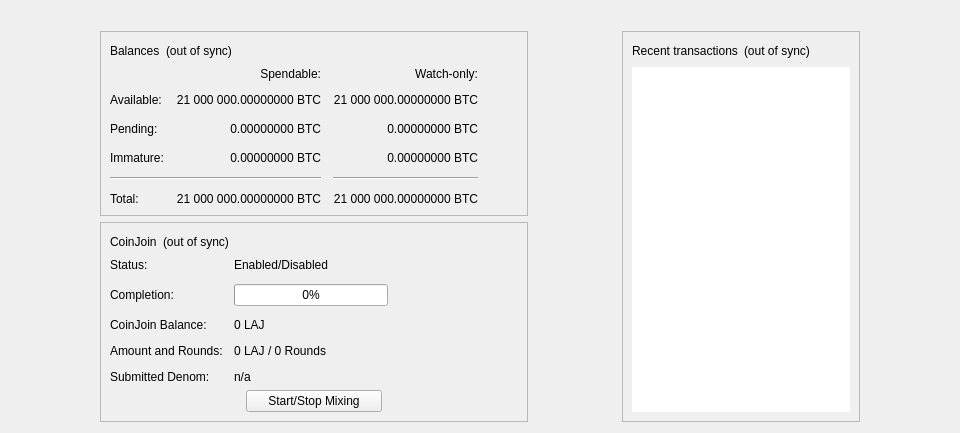
<?xml version="1.0" encoding="UTF-8"?>
<ui version="4.0">
 <class>OverviewPage</class>
 <widget class="QWidget" name="OverviewPage">
  <property name="geometry">
   <rect>
    <x>0</x>
    <y>0</y>
    <width>798</width>
    <height>318</height>
   </rect>
  </property>
  <property name="minimumSize">
   <size>
    <width>960</width>
    <height>0</height>
   </size>
  </property>
  <property name="windowTitle">
   <string>Form</string>
  </property>
  <layout class="QVBoxLayout" name="topLayout">
   <item>
    <widget class="QLabel" name="labelAlerts">
     <property name="visible">
      <bool>false</bool>
     </property>
     <property name="wordWrap">
      <bool>true</bool>
     </property>
     <property name="margin">
      <number>3</number>
     </property>
     <property name="textInteractionFlags">
      <set>Qt::TextSelectableByMouse</set>
     </property>
    </widget>
   </item>
   <item>
    <layout class="QHBoxLayout" name="horizontalLayout" stretch="1,0,1,0,1">
     <item>
      <spacer name="horizontalSpacerLeft">
       <property name="orientation">
        <enum>Qt::Horizontal</enum>
       </property>
       <property name="sizeType">
        <enum>QSizePolicy::Preferred</enum>
       </property>
       <property name="sizeHint" stdset="0">
        <size>
         <width>10</width>
         <height>20</height>
        </size>
       </property>
      </spacer>
     </item>
     <item>
      <layout class="QVBoxLayout" name="verticalLayout_2">
       <item>
        <widget class="QFrame" name="frame">
         <property name="frameShape">
          <enum>QFrame::StyledPanel</enum>
         </property>
         <property name="frameShadow">
          <enum>QFrame::Raised</enum>
         </property>
         <layout class="QVBoxLayout" name="verticalLayout_4">
          <item>
           <layout class="QHBoxLayout" name="horizontalLayout_4">
            <item>
             <widget class="QLabel" name="label_5">
              <property name="text">
               <string>Balances</string>
              </property>
             </widget>
            </item>
            <item>
             <widget class="QLabel" name="labelWalletStatus">
              <property name="toolTip">
               <string>The displayed information may be out of date. Your wallet automatically synchronizes with the Lajcoin network after a connection is established, but this process has not completed yet.</string>
              </property>
              <property name="text">
               <string notr="true">(out of sync)</string>
              </property>
              <property name="alignment">
               <set>Qt::AlignLeading|Qt::AlignLeft|Qt::AlignVCenter</set>
              </property>
             </widget>
            </item>
            <item>
             <spacer name="horizontalSpacer_3">
              <property name="orientation">
               <enum>Qt::Horizontal</enum>
              </property>
              <property name="sizeHint" stdset="0">
               <size>
                <width>40</width>
                <height>20</height>
               </size>
              </property>
             </spacer>
            </item>
           </layout>
          </item>
          <item>
           <layout class="QGridLayout" name="gridLayout">
            <property name="spacing">
             <number>12</number>
            </property>
            <item row="2" column="2">
             <widget class="QLabel" name="labelWatchPending">
              <property name="cursor">
               <cursorShape>IBeamCursor</cursorShape>
              </property>
              <property name="toolTip">
               <string>Unconfirmed transactions to watch-only addresses</string>
              </property>
              <property name="text">
               <string notr="true">0.00000000 BTC</string>
              </property>
              <property name="alignment">
               <set>Qt::AlignRight|Qt::AlignTrailing|Qt::AlignVCenter</set>
              </property>
              <property name="textInteractionFlags">
               <set>Qt::LinksAccessibleByMouse|Qt::TextSelectableByKeyboard|Qt::TextSelectableByMouse</set>
              </property>
             </widget>
            </item>
            <item row="2" column="1">
             <widget class="QLabel" name="labelUnconfirmed">
              <property name="cursor">
               <cursorShape>IBeamCursor</cursorShape>
              </property>
              <property name="toolTip">
               <string>Total of transactions that have yet to be confirmed, and do not yet count toward the spendable balance</string>
              </property>
              <property name="text">
               <string notr="true">0.00000000 BTC</string>
              </property>
              <property name="alignment">
               <set>Qt::AlignRight|Qt::AlignTrailing|Qt::AlignVCenter</set>
              </property>
              <property name="textInteractionFlags">
               <set>Qt::LinksAccessibleByMouse|Qt::TextSelectableByKeyboard|Qt::TextSelectableByMouse</set>
              </property>
             </widget>
            </item>
            <item row="3" column="2">
             <widget class="QLabel" name="labelWatchImmature">
              <property name="cursor">
               <cursorShape>IBeamCursor</cursorShape>
              </property>
              <property name="toolTip">
               <string>Mined balance in watch-only addresses that has not yet matured</string>
              </property>
              <property name="text">
               <string notr="true">0.00000000 BTC</string>
              </property>
              <property name="alignment">
               <set>Qt::AlignRight|Qt::AlignTrailing|Qt::AlignVCenter</set>
              </property>
              <property name="textInteractionFlags">
               <set>Qt::LinksAccessibleByMouse|Qt::TextSelectableByKeyboard|Qt::TextSelectableByMouse</set>
              </property>
             </widget>
            </item>
            <item row="4" column="0" colspan="2">
             <widget class="Line" name="lineSpendableBalance">
              <property name="orientation">
               <enum>Qt::Horizontal</enum>
              </property>
             </widget>
            </item>
            <item row="4" column="2">
             <widget class="Line" name="lineWatchBalance">
              <property name="sizePolicy">
               <sizepolicy hsizetype="Preferred" vsizetype="Fixed">
                <horstretch>0</horstretch>
                <verstretch>0</verstretch>
               </sizepolicy>
              </property>
              <property name="minimumSize">
               <size>
                <width>140</width>
                <height>0</height>
               </size>
              </property>
              <property name="orientation">
               <enum>Qt::Horizontal</enum>
              </property>
             </widget>
            </item>
            <item row="5" column="0">
             <widget class="QLabel" name="labelTotalText">
              <property name="text">
               <string>Total:</string>
              </property>
             </widget>
            </item>
            <item row="3" column="1">
             <widget class="QLabel" name="labelImmature">
              <property name="cursor">
               <cursorShape>IBeamCursor</cursorShape>
              </property>
              <property name="toolTip">
               <string>Mined balance that has not yet matured</string>
              </property>
              <property name="text">
               <string notr="true">0.00000000 BTC</string>
              </property>
              <property name="alignment">
               <set>Qt::AlignRight|Qt::AlignTrailing|Qt::AlignVCenter</set>
              </property>
              <property name="textInteractionFlags">
               <set>Qt::LinksAccessibleByMouse|Qt::TextSelectableByKeyboard|Qt::TextSelectableByMouse</set>
              </property>
             </widget>
            </item>
            <item row="2" column="3">
             <spacer name="horizontalSpacer_2">
              <property name="orientation">
               <enum>Qt::Horizontal</enum>
              </property>
              <property name="sizeHint" stdset="0">
               <size>
                <width>40</width>
                <height>20</height>
               </size>
              </property>
             </spacer>
            </item>
            <item row="3" column="0">
             <widget class="QLabel" name="labelImmatureText">
              <property name="text">
               <string>Immature:</string>
              </property>
             </widget>
            </item>
            <item row="5" column="1">
             <widget class="QLabel" name="labelTotal">
              <property name="cursor">
               <cursorShape>IBeamCursor</cursorShape>
              </property>
              <property name="toolTip">
               <string>Your current total balance</string>
              </property>
              <property name="text">
               <string notr="true">21 000 000.00000000 BTC</string>
              </property>
              <property name="alignment">
               <set>Qt::AlignRight|Qt::AlignTrailing|Qt::AlignVCenter</set>
              </property>
              <property name="textInteractionFlags">
               <set>Qt::LinksAccessibleByMouse|Qt::TextSelectableByKeyboard|Qt::TextSelectableByMouse</set>
              </property>
             </widget>
            </item>
            <item row="5" column="2">
             <widget class="QLabel" name="labelWatchTotal">
              <property name="cursor">
               <cursorShape>IBeamCursor</cursorShape>
              </property>
              <property name="toolTip">
               <string>Current total balance in watch-only addresses</string>
              </property>
              <property name="text">
               <string notr="true">21 000 000.00000000 BTC</string>
              </property>
              <property name="alignment">
               <set>Qt::AlignRight|Qt::AlignTrailing|Qt::AlignVCenter</set>
              </property>
              <property name="textInteractionFlags">
               <set>Qt::LinksAccessibleByMouse|Qt::TextSelectableByKeyboard|Qt::TextSelectableByMouse</set>
              </property>
             </widget>
            </item>
            <item row="0" column="2">
             <widget class="QLabel" name="labelWatchonly">
              <property name="text">
               <string>Watch-only:</string>
              </property>
              <property name="alignment">
               <set>Qt::AlignRight|Qt::AlignTrailing|Qt::AlignVCenter</set>
              </property>
             </widget>
            </item>
            <item row="1" column="0">
             <widget class="QLabel" name="labelBalanceText">
              <property name="text">
               <string>Available:</string>
              </property>
             </widget>
            </item>
            <item row="1" column="1">
             <widget class="QLabel" name="labelBalance">
              <property name="cursor">
               <cursorShape>IBeamCursor</cursorShape>
              </property>
              <property name="toolTip">
               <string>Your current spendable balance</string>
              </property>
              <property name="text">
               <string notr="true">21 000 000.00000000 BTC</string>
              </property>
              <property name="alignment">
               <set>Qt::AlignRight|Qt::AlignTrailing|Qt::AlignVCenter</set>
              </property>
              <property name="textInteractionFlags">
               <set>Qt::LinksAccessibleByMouse|Qt::TextSelectableByKeyboard|Qt::TextSelectableByMouse</set>
              </property>
             </widget>
            </item>
            <item row="1" column="2">
             <widget class="QLabel" name="labelWatchAvailable">
              <property name="cursor">
               <cursorShape>IBeamCursor</cursorShape>
              </property>
              <property name="toolTip">
               <string>Your current balance in watch-only addresses</string>
              </property>
              <property name="text">
               <string notr="true">21 000 000.00000000 BTC</string>
              </property>
              <property name="alignment">
               <set>Qt::AlignRight|Qt::AlignTrailing|Qt::AlignVCenter</set>
              </property>
              <property name="textInteractionFlags">
               <set>Qt::LinksAccessibleByMouse|Qt::TextSelectableByKeyboard|Qt::TextSelectableByMouse</set>
              </property>
             </widget>
            </item>
            <item row="2" column="0">
             <widget class="QLabel" name="labelPendingText">
              <property name="text">
               <string>Pending:</string>
              </property>
             </widget>
            </item>
            <item row="0" column="1">
             <widget class="QLabel" name="labelSpendable">
              <property name="text">
               <string>Spendable:</string>
              </property>
              <property name="alignment">
               <set>Qt::AlignRight|Qt::AlignTrailing|Qt::AlignVCenter</set>
              </property>
             </widget>
            </item>
           </layout>
          </item>
         </layout>
        </widget>
       </item>
       <item>
        <widget class="QFrame" name="frameCoinJoin">
         <property name="layoutDirection">
          <enum>Qt::LeftToRight</enum>
         </property>
         <property name="frameShape">
          <enum>QFrame::StyledPanel</enum>
         </property>
         <property name="frameShadow">
          <enum>QFrame::Raised</enum>
         </property>
         <layout class="QVBoxLayout" name="VerticalLayout_PS1">
          <item>
           <layout class="QHBoxLayout" name="horizontalLayout_5">
            <item>
             <widget class="QLabel" name="labelCoinJoinHeader">
              <property name="text">
               <string notr="true">CoinJoin</string>
              </property>
             </widget>
            </item>
            <item>
             <widget class="QLabel" name="labelCoinJoinSyncStatus">
              <property name="toolTip">
               <string>The displayed information may be out of date. Your wallet automatically synchronizes with the Lajcoin network after a connection is established, but this process has not completed yet.</string>
              </property>
              <property name="text">
               <string notr="true">(out of sync)</string>
              </property>
              <property name="alignment">
               <set>Qt::AlignLeading|Qt::AlignLeft|Qt::AlignVCenter</set>
              </property>
             </widget>
            </item>
            <item>
             <spacer name="horizontalSpacer_4">
              <property name="orientation">
               <enum>Qt::Horizontal</enum>
              </property>
              <property name="sizeHint" stdset="0">
               <size>
                <width>40</width>
                <height>20</height>
               </size>
              </property>
             </spacer>
            </item>
           </layout>
          </item>
          <item>
           <layout class="QFormLayout" name="coinJoinFormLayout">
            <property name="fieldGrowthPolicy">
             <enum>QFormLayout::AllNonFixedFieldsGrow</enum>
            </property>
            <property name="horizontalSpacing">
             <number>11</number>
            </property>
            <property name="verticalSpacing">
             <number>12</number>
            </property>
            <item row="0" column="0">
             <widget class="QLabel" name="labelCoinJoinEnabledText">
              <property name="text">
               <string>Status:</string>
              </property>
             </widget>
            </item>
            <item row="0" column="1">
             <widget class="QLabel" name="labelCoinJoinEnabled">
              <property name="text">
               <string>Enabled/Disabled</string>
              </property>
             </widget>
            </item>
            <item row="1" column="0">
             <widget class="QLabel" name="labelCompletitionText">
              <property name="text">
               <string>Completion:</string>
              </property>
             </widget>
            </item>
            <item row="1" column="1">
             <widget class="QProgressBar" name="coinJoinProgress">
              <property name="maximumSize">
               <size>
                <width>154</width>
                <height>16777215</height>
               </size>
              </property>
              <property name="value">
               <number>0</number>
              </property>
             </widget>
            </item>
            <item row="2" column="0">
             <widget class="QLabel" name="labelAnonymizedText">
              <property name="text">
               <string notr="true">CoinJoin Balance:</string>
              </property>
             </widget>
            </item>
            <item row="2" column="1">
             <widget class="QLabel" name="labelAnonymized">
              <property name="text">
               <string notr="true">0 LAJ</string>
              </property>
             </widget>
            </item>
            <item row="3" column="0">
             <widget class="QLabel" name="labelAmountAndRoundsText">
              <property name="text">
               <string>Amount and Rounds:</string>
              </property>
             </widget>
            </item>
            <item row="3" column="1">
             <widget class="QLabel" name="labelAmountRounds">
              <property name="text">
               <string>0 LAJ / 0 Rounds</string>
              </property>
             </widget>
            </item>
            <item row="4" column="0">
             <widget class="QLabel" name="labelSubmittedDenomText">
              <property name="text">
               <string>Submitted Denom:</string>
              </property>
             </widget>
            </item>
            <item row="4" column="1">
             <widget class="QLabel" name="labelSubmittedDenom">
              <property name="toolTip">
               <string>The denominations you submitted to the Masternode.&lt;br&gt;To mix, other users must submit the exact same denominations.</string>
              </property>
              <property name="text">
               <string>n/a</string>
              </property>
              <property name="wordWrap">
               <bool>true</bool>
              </property>
             </widget>
            </item>
           </layout>
          </item>
          <item>
           <layout class="QVBoxLayout" name="VerticalLayout_PS">
            <item>
             <layout class="QHBoxLayout" name="horizontalLayout_3">
              <property name="topMargin">
               <number>0</number>
              </property>
              <item>
               <spacer name="horizontalSpacer_5">
                <property name="orientation">
                 <enum>Qt::Horizontal</enum>
                </property>
                <property name="sizeHint" stdset="0">
                 <size>
                  <width>40</width>
                  <height>20</height>
                 </size>
                </property>
               </spacer>
              </item>
              <item>
               <widget class="QPushButton" name="toggleCoinJoin">
                <property name="sizePolicy">
                 <sizepolicy hsizetype="MinimumExpanding" vsizetype="Fixed">
                  <horstretch>0</horstretch>
                  <verstretch>0</verstretch>
                 </sizepolicy>
                </property>
                <property name="text">
                 <string>Start/Stop Mixing</string>
                </property>
               </widget>
              </item>
              <item>
               <spacer name="horizontalSpacer_6">
                <property name="orientation">
                 <enum>Qt::Horizontal</enum>
                </property>
                <property name="sizeHint" stdset="0">
                 <size>
                  <width>40</width>
                  <height>20</height>
                 </size>
                </property>
               </spacer>
              </item>
             </layout>
            </item>
            <item>
             <spacer name="verticalSpacer_3">
              <property name="orientation">
               <enum>Qt::Vertical</enum>
              </property>
              <property name="sizeHint" stdset="0">
               <size>
                <width>20</width>
                <height>40</height>
               </size>
              </property>
             </spacer>
            </item>
           </layout>
          </item>
         </layout>
        </widget>
       </item>
       <item>
        <spacer name="verticalSpacer">
         <property name="orientation">
          <enum>Qt::Vertical</enum>
         </property>
         <property name="sizeHint" stdset="0">
          <size>
           <width>20</width>
           <height>40</height>
          </size>
         </property>
        </spacer>
       </item>
      </layout>
     </item>
     <item>
      <spacer name="horizontalSpacerCenter">
       <property name="orientation">
        <enum>Qt::Horizontal</enum>
       </property>
       <property name="sizeHint" stdset="0">
        <size>
         <width>10</width>
         <height>20</height>
        </size>
       </property>
      </spacer>
     </item>
     <item>
      <layout class="QVBoxLayout" name="verticalLayout_3">
       <item>
        <widget class="QFrame" name="frame_2">
         <property name="frameShape">
          <enum>QFrame::StyledPanel</enum>
         </property>
         <property name="frameShadow">
          <enum>QFrame::Raised</enum>
         </property>
         <layout class="QVBoxLayout" name="verticalLayout">
          <item>
           <layout class="QHBoxLayout" name="horizontalLayout_2">
            <item>
             <widget class="QLabel" name="label_4">
              <property name="text">
               <string>Recent transactions</string>
              </property>
             </widget>
            </item>
            <item>
             <widget class="QLabel" name="labelTransactionsStatus">
              <property name="toolTip">
               <string>The displayed information may be out of date. Your wallet automatically synchronizes with the Lajcoin network after a connection is established, but this process has not completed yet.</string>
              </property>
              <property name="text">
               <string notr="true">(out of sync)</string>
              </property>
              <property name="alignment">
               <set>Qt::AlignLeading|Qt::AlignLeft|Qt::AlignVCenter</set>
              </property>
             </widget>
            </item>
            <item>
             <spacer name="horizontalSpacer">
              <property name="orientation">
               <enum>Qt::Horizontal</enum>
              </property>
              <property name="sizeHint" stdset="0">
               <size>
                <width>40</width>
                <height>20</height>
               </size>
              </property>
             </spacer>
            </item>
           </layout>
          </item>
          <item>
           <widget class="TransactionOverviewWidget" name="listTransactions">
            <property name="frameShape">
             <enum>QFrame::NoFrame</enum>
            </property>
            <property name="verticalScrollBarPolicy">
             <enum>Qt::ScrollBarAlwaysOff</enum>
            </property>
            <property name="horizontalScrollBarPolicy">
             <enum>Qt::ScrollBarAlwaysOff</enum>
            </property>
            <property name="sizeAdjustPolicy">
             <enum>QAbstractScrollArea::AdjustToContents</enum>
            </property>
            <property name="selectionMode">
             <enum>QAbstractItemView::NoSelection</enum>
            </property>
            <property name="uniformItemSizes">
             <bool>true</bool>
            </property>
           </widget>
          </item>
         </layout>
        </widget>
       </item>
      </layout>
     </item>
     <item>
      <spacer name="horizontalSpacerRight">
       <property name="orientation">
        <enum>Qt::Horizontal</enum>
       </property>
       <property name="sizeType">
        <enum>QSizePolicy::Preferred</enum>
       </property>
       <property name="sizeHint" stdset="0">
        <size>
         <width>10</width>
         <height>20</height>
        </size>
       </property>
      </spacer>
     </item>
    </layout>
   </item>
  </layout>
 </widget>
 <customwidgets>
  <customwidget>
   <class>TransactionOverviewWidget</class>
   <extends>QListView</extends>
   <header>qt/transactionoverviewwidget.h</header>
  </customwidget>
 </customwidgets>
 <resources/>
 <connections/>
</ui>
